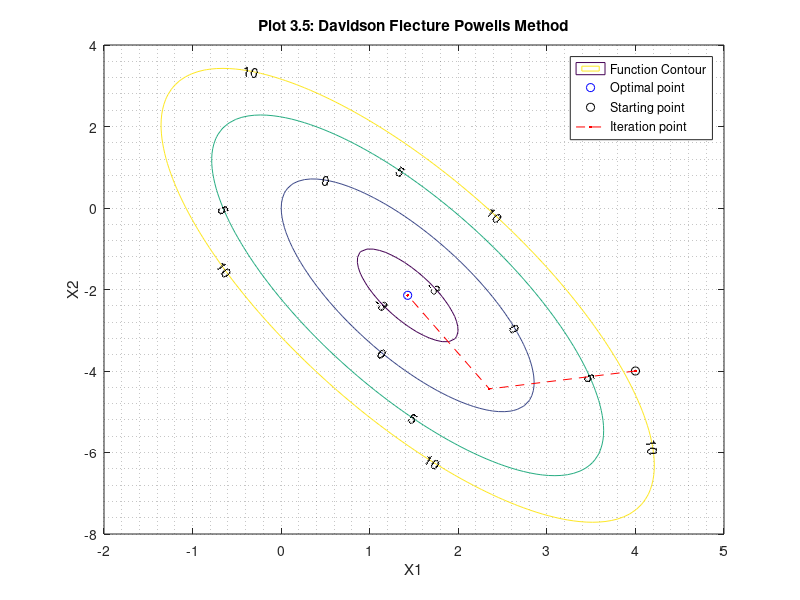

This figure's MATLAB source:
% This script is for the Homework 3.4 Fletcher Reeves 
% The given function is 
% f(x1,x2)=(4*(x1)*(x1))+((x2)*(x2))-(5*(x1))+(3*(x1)*(x2));
% Initial condition [4;-4]
%% Iteration 1
clc,clear,close;
format rat;
display('OPTIMAL DESIGN: HOMEWORK 3.5 : DAVIDSON FLEXTURE POWELL METHOD');
display('Iteration 1-->');
x01=4;x02=-4;x11=(5153/2192);x12=-(2433/548);
x1=[x11;x12];x0=[x01;x02];
df01=15;df02=4;
% alpha=((5*s1)-(2*x2*s2)-(8*x1*s1)-(3*x1*s2)-(3*x2*s1))/((8*s1*s1)+(2*s2*s2)+(6*s1*s2));
% From section 3.1
df11=(8*(x11))-5+(3*(x12));
df12=(2*(x12))+(3*(x11));
df1=[df11;df12];
p=x1-x0;
display (p);
y11_dash=df11-df01;y12_dash=df12-df02;
y=[y11_dash;y12_dash];
sigma1=(p)'*(y);
display(sigma1);
hessian=[1,0;0,1];
tau=(y)'*hessian*(y);
display(tau);
D0_dash=((1/sigma1)*(p)*(p)')-(1/tau*(hessian)*y*(hessian*y)');
display(D0_dash);
H1=hessian+D0_dash;display(H1);
s1_dash=(-H1)*(df1);
display(s1_dash);
% The above code is for first iteration only; further values are calculated
% using above code only with changing the values of X vector, s vector and
% the ncalculating respective alpha and other method respective values .
%% Contout plot 
X11=linspace(-2,5);
X12=linspace(-8,4);
[X1,X2]=meshgrid(X11,X12);
fx= (4.*X1.^2) + (X2.^2) - (5.*X1) + (3.*X1.*X2);
% optimal point 
X_OPT1=10/7;X_OPT2=(-15/7);
X1_dash=[4;717/305;10/7];
X2_dash=[-4;-2433/548;-15/7];
[C,h]=contour(X1,X2,fx,[-3,0,5,10]);
clabel(C,h)
title('Plot 3.5: Davidson Flecture Powells Method'); 
xlabel('X1');
ylabel('X2');
hold on;
grid minor;
plot ((10/7),(-15/7),'bo');
hold on;
plot (4,-4,'ko');
plot(X1_dash,X2_dash,'--r.');
legend('Function Contour','Optimal point','Starting point','Iteration point');
